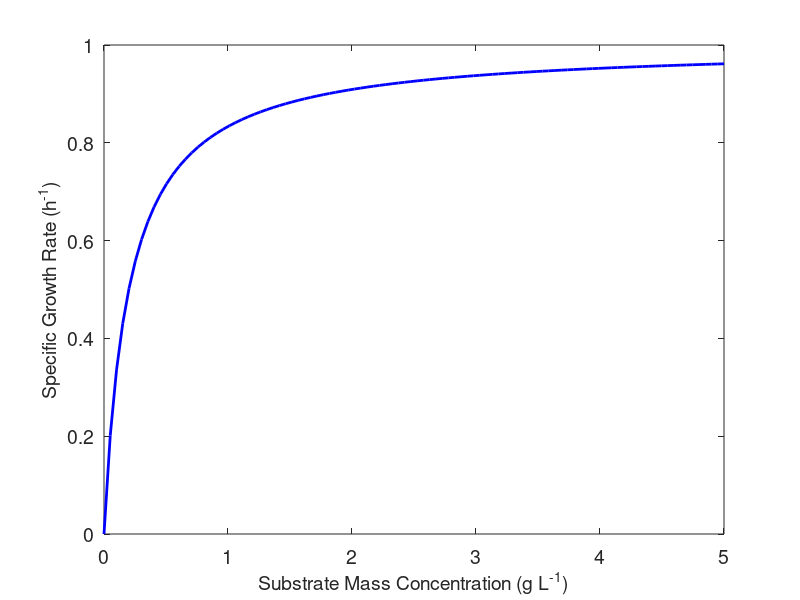

The MATLAB source for this figure:
function reb_4_5_3_calculations
    % Given
    mu_max = 1.0; % /h
    Ks = 0.2; % g/L

    % Create vectors for plot data
    C_S = linspace(0.0,5.0,100);
    mu = nan(100,1);

    % calculate the predicted rates at each conversion
    for i = 1:100
        % calculate the rates
        mu(i) = mu_max*C_S(i)/(Ks + C_S(i));
    end

    % plot the results
    figure; % specific rate vs. substrate concentration
    plot(C_S,mu,'b','LineWidth',2)
    set(gca, 'FontSize', 14);
    xlabel('Substrate Mass Concentration (g L^-^1)','FontSize', 14)
    ylabel('Specific Growth Rate (h^-^1)', 'FontSize', 14)
    % save the figure
    saveas(gcf,"reb_4_5_3_Matlab_fig_1.png")
    
end